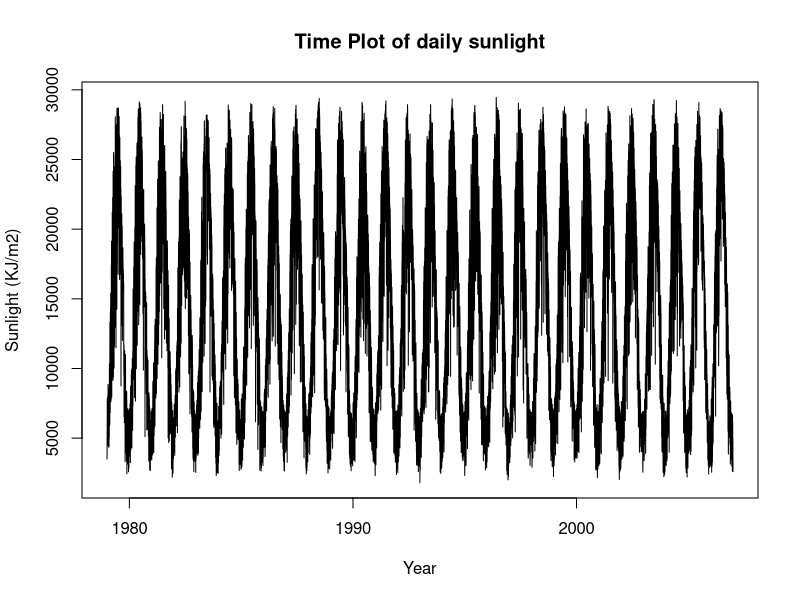
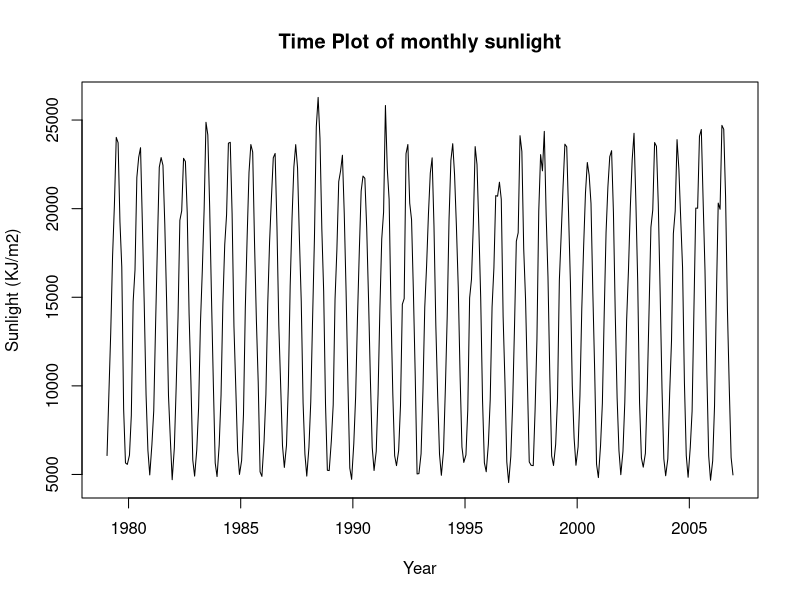
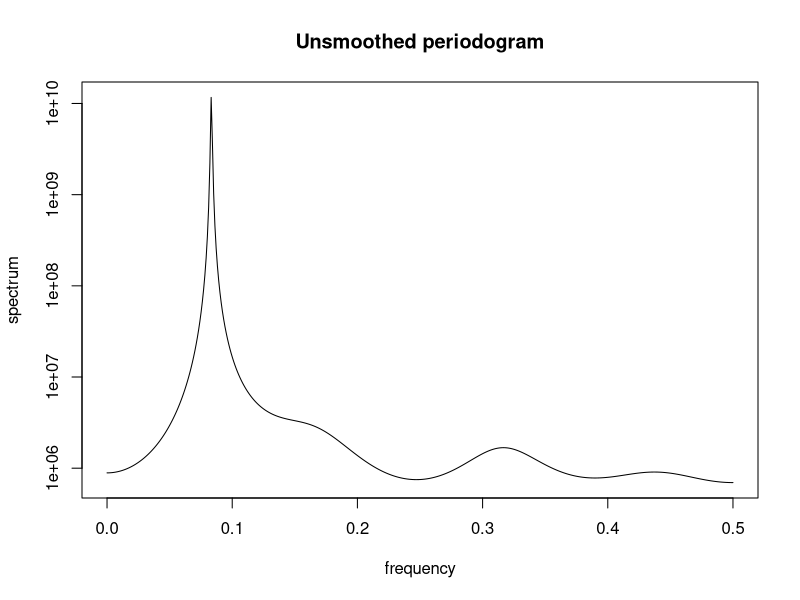
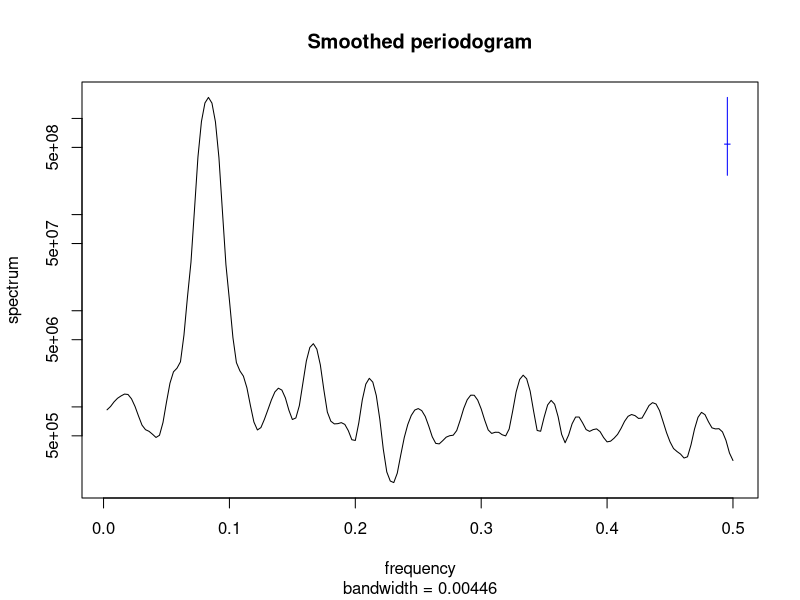
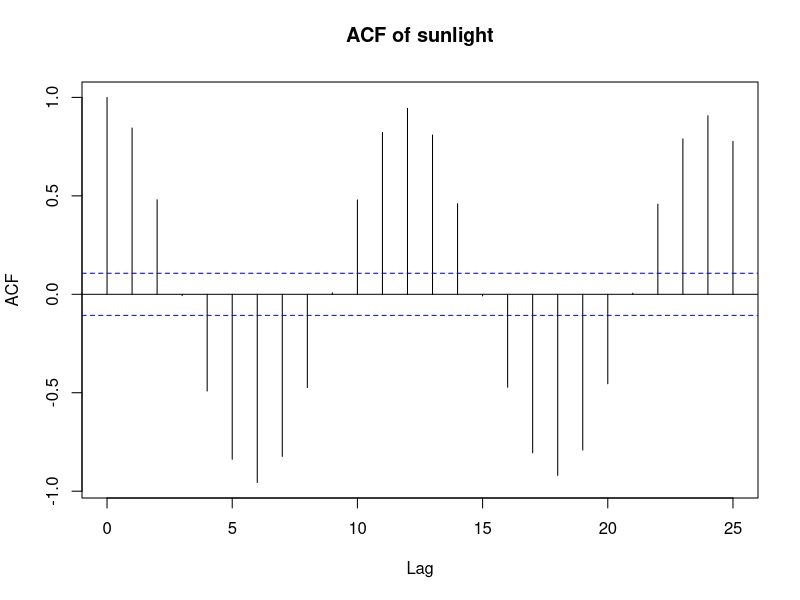
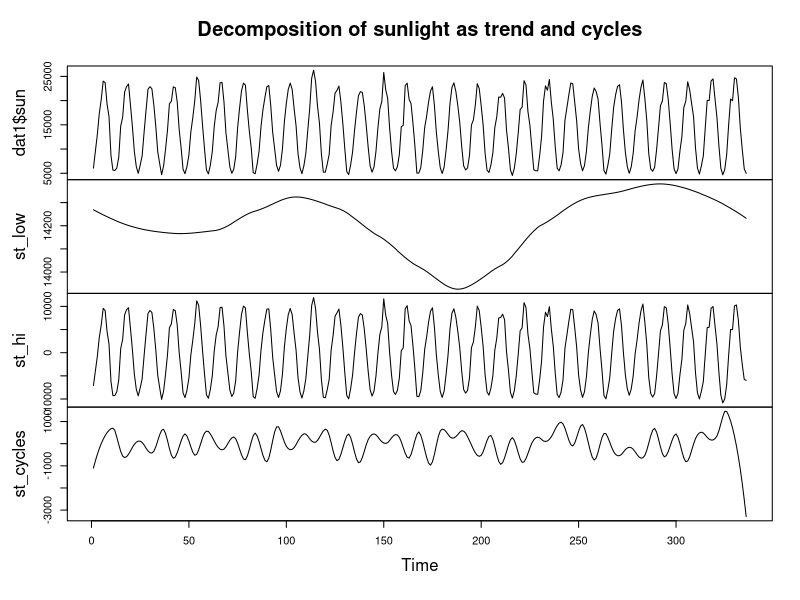
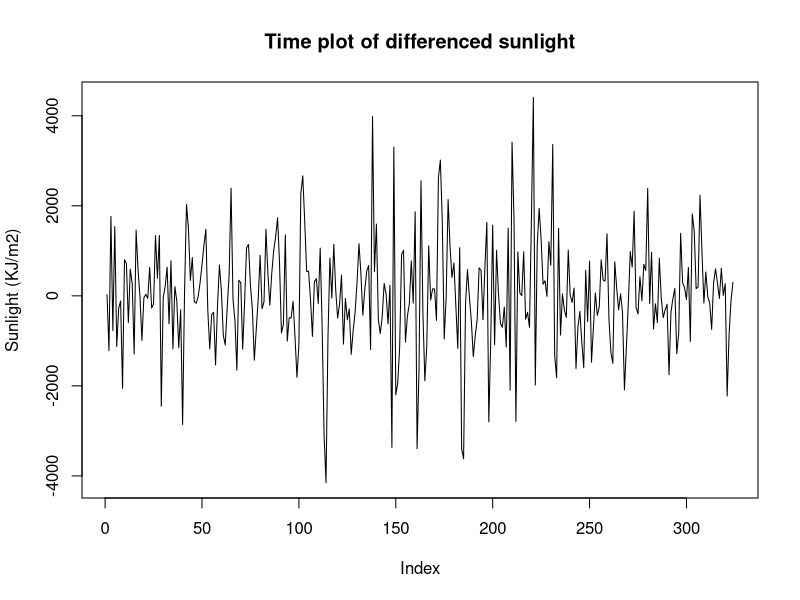
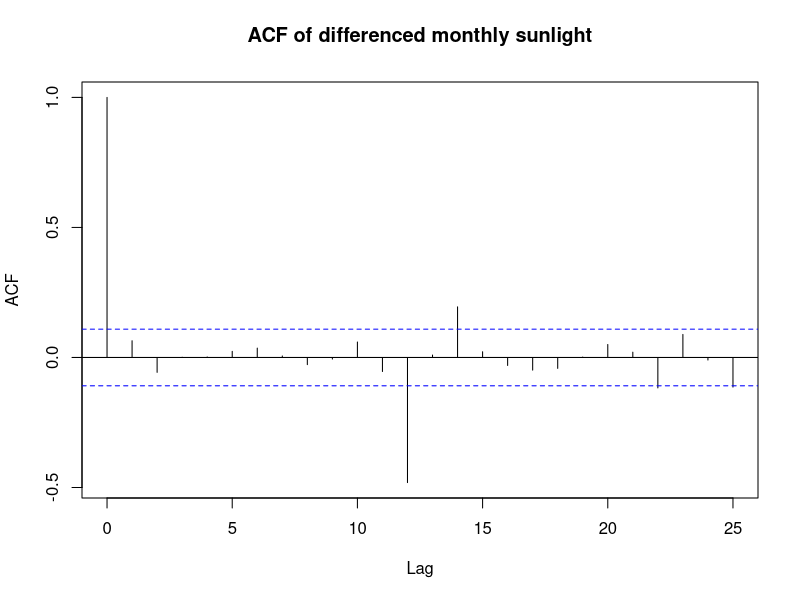

Write the R code that produced these figures, in order.
## ---- chunk 1
dat=read.table("sunlight.txt",header=F, sep = '\t')
dat = subset(dat, select = c(3:4))
dat=na.omit(dat)
colnames(dat)=c("date","sunlight")
dat$date=as.Date(dat$date)
summary(dat)
plot(dat$date,dat$sunlight, xlim=c(as.Date("1979-01-01"), as.Date("2006-12-31")),type="l",main = "Time Plot of daily sunlight", xlab = "Year",ylab="Sunlight (KJ/m2)")

## ---- chunk 2
dat1=dat
dat1$year=as.numeric(format(dat1$date,format="%Y"))
dat1$month=as.numeric(format(dat1$date,format="%m"))
dat1=aggregate(dat1[,2],list(dat1[,3],dat1[,4]),mean)
colnames(dat1)=c("year","month","sun")
dat1=dat1[order(dat1$year,dat1$month),]
dat1$t=dat1$year+((dat1$month-1)*30+15)/365
dat1=na.omit(dat1)
plot(dat1$sun~dat1$t,type="l", main = "Time Plot of monthly sunlight", xlab = "Year",ylab="Sunlight (KJ/m2)")
## ---- chunk 3
s1=spectrum(dat1$sun, method='ar',main="Unsmoothed periodogram")
fre1=s1$freq[which.max(s1$spec)]
1/fre1

s2=spectrum(dat1$sun,spans=c(3,5,3), main="Smoothed periodogram")
fre2=s2$freq[which.max(s2$spec)]
1/fre2

acf(dat1$sun, main="ACF of sunlight")
sun1=dat1$sun
## ---- chunk 4
st_low <- ts(loess(dat1$sun~dat1$t,span=0.5)$fitted)
st_hi <- ts(dat1$sun - loess(dat1$sun~dat1$t,span=0.1)$fitted)
st_cycles <- dat1$sun - st_hi - st_low
plot(ts.union(dat1$sun, st_low,st_hi,st_cycles),
     main="Decomposition of sunlight as trend and cycles")
## ---- chunk 5
sun2=diff(dat1$sun,lag=12)
plot(sun2, type="l",ylab="Sunlight (KJ/m2)",main="Time plot of differenced sunlight")
acf(sun2, main="ACF of differenced monthly sunlight")
## ---- chunk 6
aic_table <- function(data,P,Q){
  table <- matrix(NA,(P+1),(Q+1))
  for(p in 0:P) {
    for(q in 0:Q) {
      table[p+1,q+1] <- arima(data,order=c(p,0,q))$aic
    }
  }
  dimnames(table) <- list(paste("<b> AR",0:P, "</b>", sep=""),paste("MA",0:Q,sep=""))
  table
}
aic_table1 <- aic_table(sun2,4,5)

require(knitr)
kable(aic_table1,digits=2)

## ---- chunk 7
sarma=arima(sun1,order=c(4,1,4),seasonal=list(order=c(1,0,0),period=12))
sarma

## ---- chunk 8
qqnorm(sarma$residuals)
qqline(sarma$residuals)
## ---- chunk 9
fit=predict(sarma,n.ahead=336,xreg=dat1$t)
plot(dat1$t,dat1$sun,type='l',xlab="year", ylab="Sunlight (KJ/m2)", main="Fitting of sunlight")
lines(dat1$t,fit$pred,type="l",col='blue')

dat3=read.table("sunlight2.txt",header=F, sep = '\t')
dat3 = subset(dat3, select = c(3:4))
dat3=na.omit(dat3)
colnames(dat3)=c("date","sunlight")
dat3$date=as.Date(dat3$date)

dat4=dat3
dat4$year=as.numeric(format(dat3$date,format="%Y"))
dat4$month=as.numeric(format(dat3$date,format="%m"))
dat4=aggregate(dat4[,2],list(dat4[,3],dat4[,4]),mean)
colnames(dat4)=c("year","month","sun")
dat4=dat4[order(dat4$year,dat4$month),]
dat4$t=dat4$year+((dat4$month-1)*30+15)/365
dat4=na.omit(dat4)

predict=predict(sarma,n.ahead=60,xreg=dat4$t)
plot(dat4$t,dat4$sun,type='l',xlab="year", ylab="Sunlight (KJ/m2)", main="Predictions of sunlight")
lines(dat4$t,predict$pred,type="l",col='blue')
lines(dat4$t,predict$pred-1.96*predict$se,col='blue',lty=2)
lines(dat4$t,predict$pred+1.96*predict$se,col='blue',lty=2)

